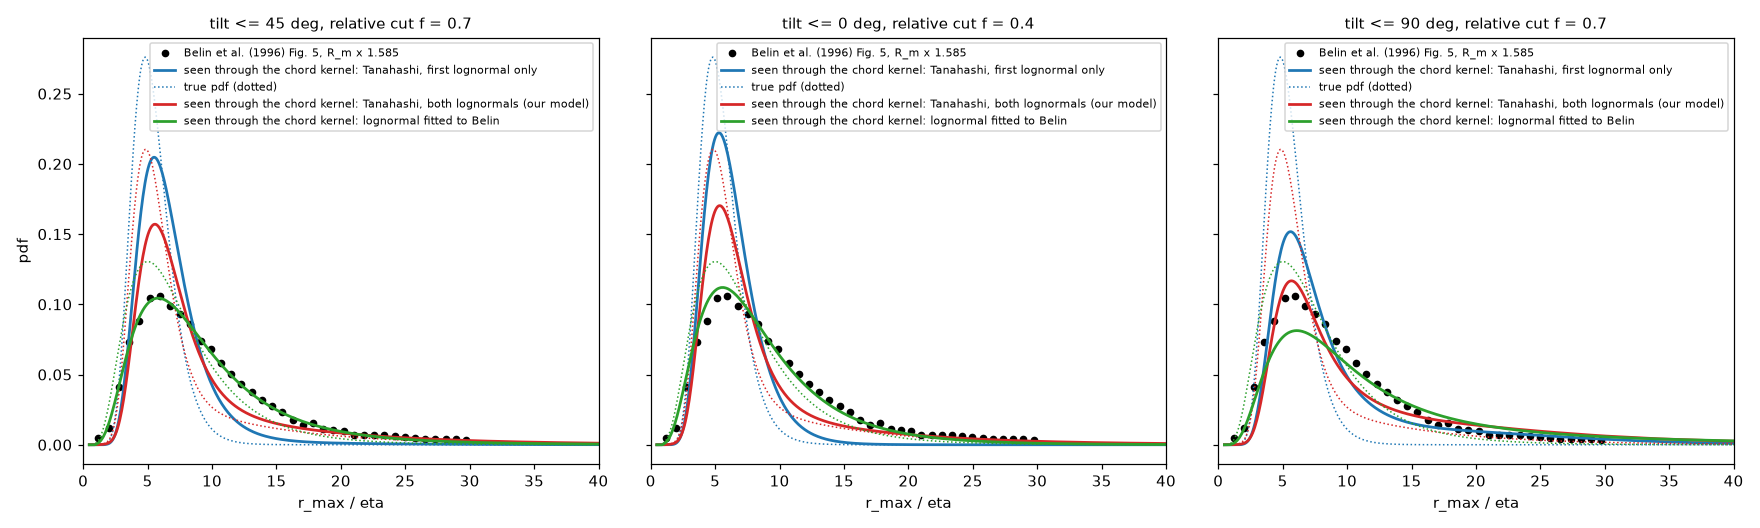

Generate this figure with Python:
"""chord_tanahashi_belin.py  v01  The Tanahashi (2001) radius pdf seen through the chord kernel, against the radius pdf measured by Belin et al. (1996), Fig. 5.

The route of fit_chord.py: observed density p(R_m) = integral p_true(R) g(R_m / R) / R dR, g the chord kernel of one tube (chord_kernel.py: random impact
parameter and orientation, tilt limited to alpha_max, an event kept when its peak is at least a fraction f of the same tube's central-crossing peak).  The cut is
relative to each tube, so the swirl of the tube drops out and the radius pdf does not depend on the swirl pdf.  R is the standard deviation of the Gaussian vorticity profile (R^2 its variance; r_max = 1.585 R).  Everything is drawn in r_max units: Belin's R_m is multiplied by 1.585.
Three true pdfs:  (1) the first Tanahashi lognormal alone (the model tube), (2) both lognormals (the whole pdf), (3) the lognormal fitted to Belin (fit_chord.py).
(alpha_max, f) as fitted to Belin: (45 deg, 0.7), (0 deg, 0.4), (90 deg, 0.7).
Usage: python chord_tanahashi_belin.py      writes chord_tanahashi_belin.png and prints mean, median and mode of every curve.

Versions  M01 m01.v01 (2026-11-12): first version.
          m01.v02 (2026-11-12): drawn and tabulated in r_max units (Belin x 1.585).
"""
import math
import os
import sys

import matplotlib
matplotlib.use("Agg")
import matplotlib.pyplot as plt
import numpy as np

HERE = os.path.dirname(os.path.abspath(__file__))
sys.path.insert(0, HERE)
import chord_kernel as ck   # noqa: E402
import fit_chord as fc      # noqa: E402

RATIO = fc.RMAX_PER_R
RADIUS = (0.708, 5.231, 0.288, 11.27, 0.605)          # Tanahashi 2001: weight 1, median 1 (r_max / eta), s 1, median 2, s 2


def lognormal(R, median, s):
    return np.exp(-0.5 * ((np.log(R) - math.log(median)) / s) ** 2) / (R * s * math.sqrt(2 * math.pi))


def true_pdf(which):
    """Density of the Gaussian width R on fc.RGRID."""
    R = fc.RGRID
    w1, m1, s1, m2, s2 = RADIUS
    if which == "first":
        return lognormal(R, m1 / RATIO, s1)
    if which == "both":
        return w1 * lognormal(R, m1 / RATIO, s1) + (1 - w1) * lognormal(R, m2 / RATIO, s2)
    return lognormal(R, 4.19, 0.53)                      # fit_chord: alpha_max 45 deg, f 0.7


def observed(rm, p_true, alpha_max, f):
    gg, gv = ck.kernel(alpha_max, f)
    rho = rm[:, None] / fc.RGRID[None, :]
    g = np.interp(rho, gg, gv, left=0.0, right=0.0)
    return np.trapezoid(p_true[None, :] * g / fc.RGRID[None, :], fc.RGRID, axis=1)


def stats(x, p):
    p = p / np.trapezoid(p, x)
    cdf = np.cumsum(p) * (x[1] - x[0])
    return float(np.trapezoid(x * p, x)), float(np.interp(0.5, cdf / cdf[-1], x)), float(x[np.argmax(p)])


def main():
    rm, p_belin = fc.load()
    x = np.linspace(0.3, 30, 600)
    fig, ax = plt.subplots(1, 3, figsize=(16, 4.8), sharey=True)
    print("%-34s %-14s mean  median  mode   (all in r_max / eta = 1.585 R_m)" % ("true pdf", "alpha_max, f"))
    print("%-34s %-14s %5.2f %5.2f  %5.2f" % ("Belin Fig. 5 x 1.585 (R_m < 19)", "", *[RATIO * v for v in stats(rm, p_belin)]))
    for a, (alpha, f) in zip(ax, ((45, 0.7), (0, 0.4), (90, 0.7))):
        a.plot(RATIO * rm, p_belin / RATIO, "ko", ms=4, label="Belin et al. (1996) Fig. 5, R_m x 1.585")
        for which, colour, label in (("first", "tab:blue", "Tanahashi, first lognormal only"), ("both", "tab:red", "Tanahashi, both lognormals (our model)"), ("belin", "tab:green", "lognormal fitted to Belin")):
            pt = true_pdf(which)
            a.plot(RATIO * x, observed(x, pt, alpha, f) / RATIO, color=colour, lw=1.8, label="seen through the chord kernel: " + label)
            a.plot(RATIO * fc.RGRID, pt / RATIO, color=colour, lw=1, ls=":", label="true pdf (dotted)" if which == "first" else None)
            print("%-34s %-14s %5.2f %5.2f  %5.2f" % (label, "%d deg, %.1f" % (alpha, f), *[RATIO * v for v in stats(x, observed(x, pt, alpha, f))]))
        a.set_xlim(0, 40)
        a.set_xlabel("r_max / eta")
        a.set_title("tilt <= %d deg, relative cut f = %.1f" % (alpha, f), fontsize=10)
        a.legend(fontsize=7)
    ax[0].set_ylabel("pdf")
    fig.tight_layout()
    fig.savefig(os.path.join(HERE, "chord_tanahashi_belin.png"), dpi=110)


def scan():
    """A prediction, not a fit: the Tanahashi pdf (both lognormals, nothing adjusted) through the kernel of isotropic orientation (tilt up to 90 deg) for a range of the cut f."""
    rm, p_belin = fc.load()
    x = np.linspace(0.3, 30, 600)
    pt = true_pdf("both")
    fig, ax = plt.subplots(figsize=(7.5, 5))
    ax.plot(RATIO * rm, p_belin / RATIO, "ko", ms=4, label="Belin et al. (1996) Fig. 5, R_m x 1.585")
    ax.plot(RATIO * fc.RGRID, pt / RATIO, "k:", lw=1, label="true pdf (Tanahashi 2001, both lognormals)")
    print("prediction, tilt up to 90 deg:  f   mean  median  mode   (Belin %.2f %.2f %.2f)" % tuple(RATIO * v for v in stats(rm, p_belin)))
    for f, colour in zip((0.1, 0.3, 0.5, 0.7, 0.9), plt.cm.viridis(np.linspace(0, 0.9, 5))):
        obs = observed(x, pt, 90, f)
        ax.plot(RATIO * x, obs / RATIO, color=colour, lw=1.6, label="f = %.1f" % f)
        print("                              %.1f   %5.2f %5.2f  %5.2f" % (f, *[RATIO * v for v in stats(x, obs)]))
    ax.set_xlim(0, 40)
    ax.set_xlabel("r_max / eta")
    ax.set_ylabel("pdf")
    ax.set_title("the radius pdf the probe reads from the Tanahashi tubes (isotropic, cut f relative to each tube)", fontsize=9)
    ax.legend(fontsize=8)
    fig.tight_layout()
    fig.savefig(os.path.join(HERE, "chord_tanahashi_belin_scan.png"), dpi=110)


if __name__ == "__main__":
    scan()
    main()
